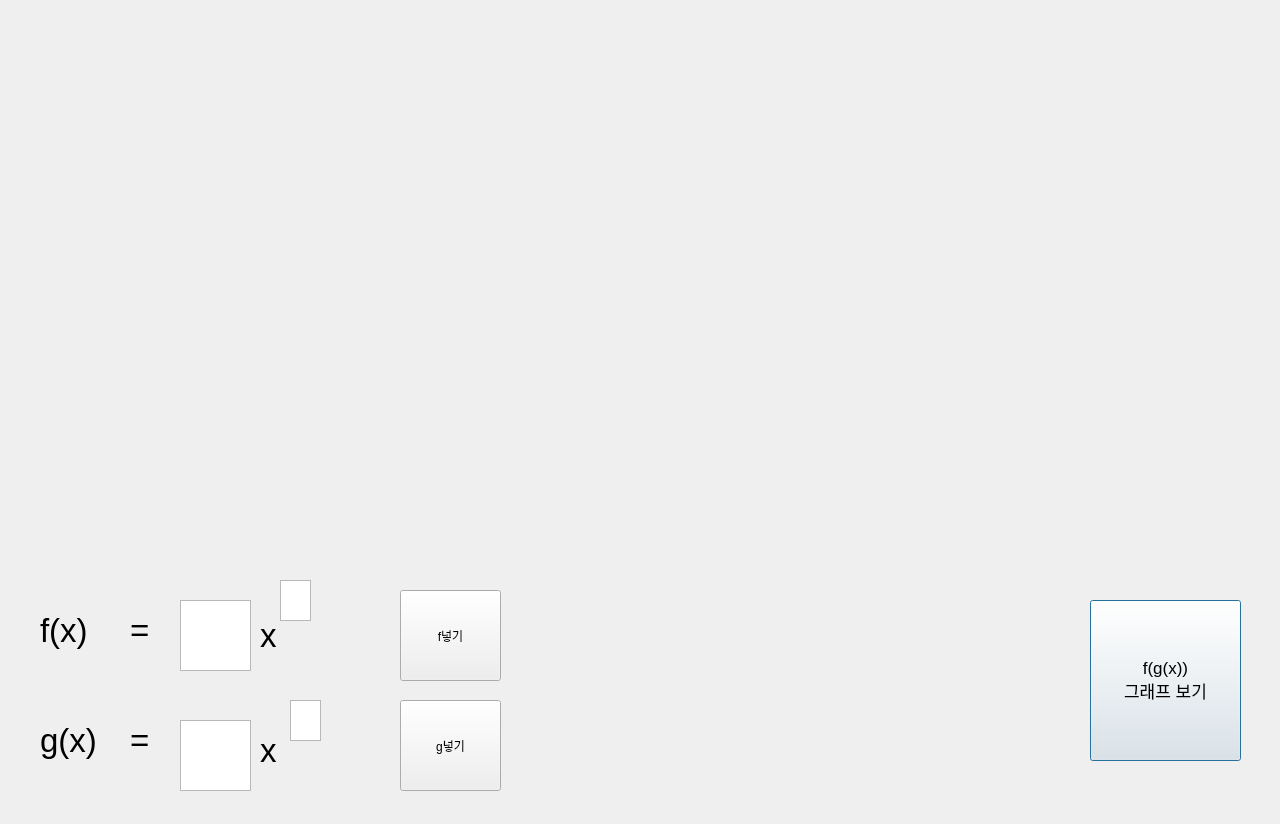
<?xml version="1.0" encoding="UTF-8"?>
<ui version="4.0">
 <class>Dialog</class>
 <widget class="QDialog" name="Dialog">
  <property name="geometry">
   <rect>
    <x>0</x>
    <y>0</y>
    <width>1280</width>
    <height>824</height>
   </rect>
  </property>
  <property name="windowTitle">
   <string>Dialog</string>
  </property>
  <widget class="QLabel" name="label">
   <property name="geometry">
    <rect>
     <x>40</x>
     <y>600</y>
     <width>81</width>
     <height>61</height>
    </rect>
   </property>
   <property name="font">
    <font>
     <pointsize>25</pointsize>
    </font>
   </property>
   <property name="text">
    <string>f(x)</string>
   </property>
  </widget>
  <widget class="QLabel" name="label_2">
   <property name="geometry">
    <rect>
     <x>40</x>
     <y>710</y>
     <width>81</width>
     <height>61</height>
    </rect>
   </property>
   <property name="font">
    <font>
     <pointsize>25</pointsize>
    </font>
   </property>
   <property name="text">
    <string>g(x)</string>
   </property>
  </widget>
  <widget class="QLabel" name="label_3">
   <property name="geometry">
    <rect>
     <x>260</x>
     <y>730</y>
     <width>31</width>
     <height>41</height>
    </rect>
   </property>
   <property name="font">
    <font>
     <pointsize>25</pointsize>
    </font>
   </property>
   <property name="text">
    <string>x</string>
   </property>
  </widget>
  <widget class="QLabel" name="label_4">
   <property name="geometry">
    <rect>
     <x>260</x>
     <y>610</y>
     <width>31</width>
     <height>51</height>
    </rect>
   </property>
   <property name="font">
    <font>
     <pointsize>25</pointsize>
    </font>
   </property>
   <property name="text">
    <string>x</string>
   </property>
  </widget>
  <widget class="QLabel" name="label_5">
   <property name="geometry">
    <rect>
     <x>130</x>
     <y>600</y>
     <width>41</width>
     <height>61</height>
    </rect>
   </property>
   <property name="font">
    <font>
     <pointsize>25</pointsize>
    </font>
   </property>
   <property name="text">
    <string>=</string>
   </property>
  </widget>
  <widget class="QLabel" name="label_6">
   <property name="geometry">
    <rect>
     <x>130</x>
     <y>710</y>
     <width>41</width>
     <height>61</height>
    </rect>
   </property>
   <property name="font">
    <font>
     <pointsize>25</pointsize>
    </font>
   </property>
   <property name="text">
    <string>=</string>
   </property>
  </widget>
  <widget class="QTextEdit" name="f_number">
   <property name="geometry">
    <rect>
     <x>180</x>
     <y>600</y>
     <width>71</width>
     <height>71</height>
    </rect>
   </property>
  </widget>
  <widget class="QTextEdit" name="g_number">
   <property name="geometry">
    <rect>
     <x>180</x>
     <y>720</y>
     <width>71</width>
     <height>71</height>
    </rect>
   </property>
  </widget>
  <widget class="QPushButton" name="graph_button">
   <property name="geometry">
    <rect>
     <x>1090</x>
     <y>600</y>
     <width>151</width>
     <height>161</height>
    </rect>
   </property>
   <property name="font">
    <font>
     <pointsize>13</pointsize>
    </font>
   </property>
   <property name="text">
    <string>f(g(x)) 
그래프 보기</string>
   </property>
  </widget>
  <widget class="QWidget" name="verticalLayoutWidget">
   <property name="geometry">
    <rect>
     <x>60</x>
     <y>20</y>
     <width>1181</width>
     <height>511</height>
    </rect>
   </property>
   <layout class="QVBoxLayout" name="graph_verticalLayout"/>
  </widget>
  <widget class="QTextEdit" name="f_index">
   <property name="geometry">
    <rect>
     <x>280</x>
     <y>580</y>
     <width>31</width>
     <height>41</height>
    </rect>
   </property>
  </widget>
  <widget class="QTextEdit" name="g_index">
   <property name="geometry">
    <rect>
     <x>290</x>
     <y>700</y>
     <width>31</width>
     <height>41</height>
    </rect>
   </property>
  </widget>
  <widget class="QPushButton" name="f_input">
   <property name="geometry">
    <rect>
     <x>400</x>
     <y>590</y>
     <width>101</width>
     <height>91</height>
    </rect>
   </property>
   <property name="text">
    <string>f넣기</string>
   </property>
  </widget>
  <widget class="QPushButton" name="g_input">
   <property name="geometry">
    <rect>
     <x>400</x>
     <y>700</y>
     <width>101</width>
     <height>91</height>
    </rect>
   </property>
   <property name="text">
    <string>g넣기</string>
   </property>
  </widget>
  <widget class="QLabel" name="fx">
   <property name="geometry">
    <rect>
     <x>560</x>
     <y>630</y>
     <width>501</width>
     <height>21</height>
    </rect>
   </property>
   <property name="text">
    <string/>
   </property>
  </widget>
  <widget class="QLabel" name="gx">
   <property name="geometry">
    <rect>
     <x>560</x>
     <y>740</y>
     <width>501</width>
     <height>21</height>
    </rect>
   </property>
   <property name="text">
    <string/>
   </property>
  </widget>
 </widget>
 <resources/>
 <connections/>
</ui>
